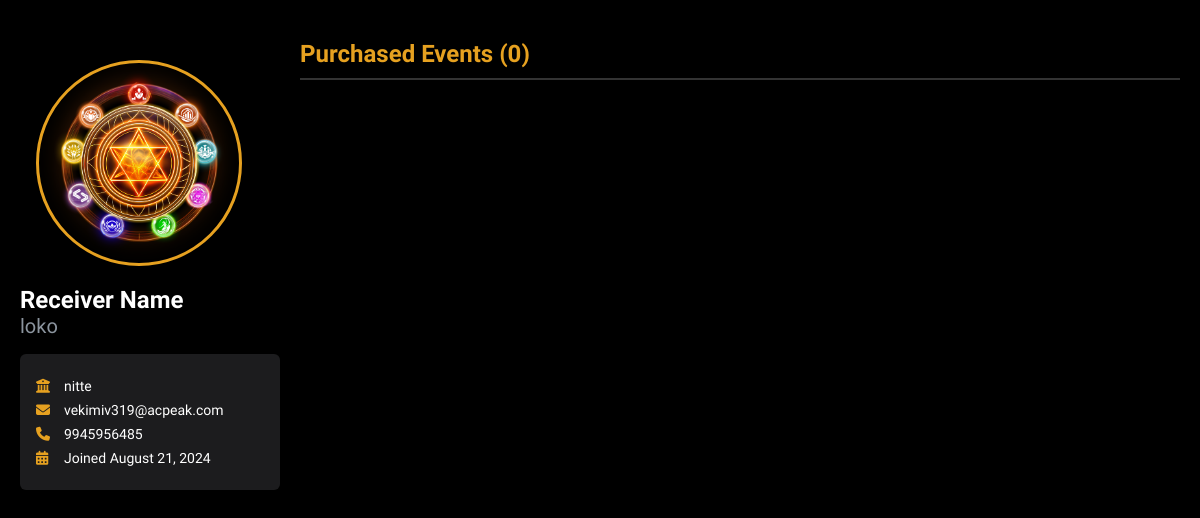
The app's page /profile.php (signed in) with its own data.
### tables this page shows
CREATE TABLE IF NOT EXISTS users (
    user_id INT AUTO_INCREMENT PRIMARY KEY,
    username VARCHAR(255) NOT NULL UNIQUE,
    email VARCHAR(255) NOT NULL UNIQUE,
    password VARCHAR(255) NOT NULL,
    reset_token VARCHAR(64) DEFAULT NULL,
    name VARCHAR(255) NOT NULL,
    college VARCHAR(255) NOT NULL,
    phone VARCHAR(20) NOT NULL,
    created_at TIMESTAMP NOT NULL DEFAULT CURRENT_TIMESTAMP
);

### profile.php (the view, shortened to what this page needs)
<?php
include 'includes/config.php';
$username = $_SESSION['username'];
$user_query = "SELECT user_id, name, username, college, email, phone, created_at FROM users WHERE username = ?";
$user_stmt = $conn->prepare($user_query);
$user_stmt->bind_param("s", $username);
$user_stmt->execute();
$user_result = $user_stmt->get_result();
$user_data = $user_result->fetch_assoc();
$purchased_events = [];
?>
<!DOCTYPE html>
<html lang="en">
<head>
    <link rel="stylesheet" href="./styles/main.css">
    <link rel="stylesheet" href="./styles/profile.css">
    <link rel="stylesheet" href="https://cdnjs.cloudflare.com/ajax/libs/font-awesome/6.4.0/css/all.min.css">
</head>
<body>
    <div class="profile-container">
        <div class="profile-sidebar">
            <img src="./assets/logo.webp" alt="Profile Picture" class="profile-picture">
            <h1 class="profile-name"><?php echo htmlspecialchars($user_data['name']); ?></h1>
            <p class="profile-username"><?php echo htmlspecialchars($user_data['username']); ?></p>
            <div class="profile-info">
                <p><i class="fas fa-university"></i> <?php echo htmlspecialchars($user_data['college']); ?></p>
                <p><i class="fas fa-envelope"></i> <?php echo htmlspecialchars($user_data['email']); ?></p>
                <p><i class="fas fa-phone"></i> <?php echo htmlspecialchars($user_data['phone']); ?></p>
                <p><i class="fas fa-calendar-alt"></i> Joined <?php echo date('F j, Y', strtotime($user_data['created_at'])); ?></p>
            </div>
        </div>
        <div class="profile-main">
            <div class="events-list">
                <h2>Purchased Events (<?php echo count($purchased_events); ?>)</h2>
            </div>
        </div>
    </div>
</body>
</html>

### styles/main.css (style rules this page uses)
:root { --primary-color: #e6a120; --text-color: #ffffff; --background-color: #000000; --secondary-color: #1c1c1e; --light-background: rgba(52, 51, 51, 0.8); --border-color: #333333; }
body, html { margin: 0; padding: 0; font-family: 'SF Pro Display', Arial, sans-serif; height: 100%; background-color: var(--background-color); color: var(--text-color); overflow-x: hidden; }

### styles/profile.css (style rules this page uses)
:root { --primary-color: #e6a120; --text-color: #ffffff; --background-color: #000000; --secondary-color: #1c1c1e; --light-background: rgba(52, 51, 51, 0.8); --border-color: #333333; }
body { padding: 20px; }
.profile-container { max-width: 1200px; margin: 0 auto; display: flex; gap: 20px; }
.profile-sidebar { width: 260px; flex-shrink: 0; }
.profile-picture { margin-top: 40px; margin-right: 8px; margin-left: 16px; width: 200px; height: 200px; border-radius: 50%; margin-bottom: 16px; border: 3px solid var(--primary-color); }
.profile-name { font-size: 24px; font-weight: 600; margin: 0; color: var(--text-color); }
.profile-username { font-size: 20px; color: #8b949e; margin: 0 0 16px; }
.profile-info { background-color: var(--secondary-color); border-radius: 6px; padding: 16px; margin-top: 16px; }
.profile-info p { font-size: 14px; margin: 8px 0; display: flex; align-items: center; }
.profile-info i { width: 20px; margin-right: 8px; color: var(--primary-color); }
.profile-main { flex-grow: 1; }
.events-list h2 { font-size: 24px; font-weight: 600; margin-bottom: 20px; color: var(--primary-color); border-bottom: 2px solid var(--border-color); padding-bottom: 10px; }

### records on screen
users: name "Receiver Name", username "loko", college "nitte", email "vekimiv319@acpeak.com", phone "9945956485", created_at "August 21, 2024"

### other values on screen
count($purchased_events) "0"
